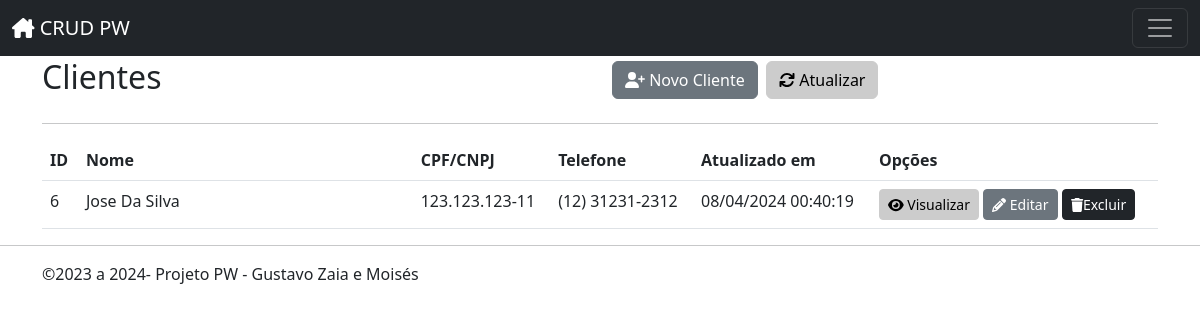
Page /customers/index.php on the committed database.
### tables this page shows
CREATE TABLE `customers` (
  `id` int(11) NOT NULL,
  `name` varchar(255) NOT NULL,
  `cpf_cnpj` varchar(14) NOT NULL,
  `birthdate` datetime NOT NULL,
  `address` varchar(255) NOT NULL,
  `hood` varchar(100) NOT NULL,
  `zip_code` varchar(8) NOT NULL,
  `city` varchar(100) NOT NULL,
  `state` varchar(2) NOT NULL,
  `phone` varchar(14) NOT NULL,
  `mobile` varchar(15) NOT NULL,
  `ie` varchar(15) NOT NULL,
  `created` datetime NOT NULL,
  `modified` datetime NOT NULL
);

### inc/database.php (called while the page is built, shortened)
<?php
function open_database()
{
	$servername = "localhost";
	$username = "root";
	$password = "";
	try {
		$conn = new PDO("mysql:host=$servername;dbname=wda_crud", $username, $password);
		$conn->setAttribute(PDO::ATTR_ERRMODE, PDO::ERRMODE_EXCEPTION);
		return $conn;
	} catch (Exception $e) {
		echo $e->getMessage();
		return null;
	}
}
function find($table = null, $id = null)
{
	try {
		$database = open_database();
		$found = null;
		if ($id) {
			$stmt = $database->prepare("SELECT * FROM " . $table . " WHERE id = ?");
			$stmt->bindParam(1, $id);
			$stmt->execute();
			if($stmt->rowCount() > 0) {
				$found = $stmt->fetch(PDO::FETCH_ASSOC);
			}
		} else {
			$stmt = $database->prepare("SELECT * FROM " . $table);
			$stmt->execute();
			if ($stmt->rowCount() > 0) {
				$found = $stmt->fetchAll(PDO::FETCH_ASSOC);
			}
		}
	} catch (Exception $e) {
		$_SESSION['message'] = $e->GetMessage();
		$_SESSION['type'] = 'danger';
	}
	return $found;
}
function find_all($table)
{
	return find($table);
}
function formatadata($date, $formato)
{
	$dt = new Datetime($date, new DatetimeZone("America/Sao_Paulo"));
	return $dt->format($formato);
}

### customers/functions.php (called while the page is built, shortened)
<?php
    function index() {
        $customers = find_all("customers");
    }
?>

### customers/index.php (the view, shortened to what this page needs)
<?php
include('functions.php');
index();
?>
<header class="mt-2">
    <div class="row">
        <div class="col-sm-6">
            <h2>Clientes</h2>
        </div>
        <div class="col-sm-6 text-right h2">
            <a class="btn btn-secondary" href="add.php"><i class="fa-solid fa-user-plus"></i> Novo Cliente</a>
            <a class="btn btn-light" href="index.php"><i class="fa-solid fa-refresh"></i> Atualizar</a>
        </div>
    </div>
</header>
<hr>
<table class="table table-hover">
    <thead>
        <tr>
            <th>ID</th>
            <th width="30%">Nome</th>
            <th>CPF/CNPJ</th>
            <th>Telefone</th>
            <th>Atualizado em</th>
            <th>Opções</th>
        </tr>
    </thead>
    <tbody>
        <?php if ($customers) : ?>
            <?php foreach ($customers as $customer) :
                ?>
                <tr>
                    <td><?php echo $customer['id']; ?></td>
                    <td><?php echo $customer['name']; ?></td>
                    <td><?php echo $customer['cpf_cnpj']; ?></td>
                    <td><?php echo $customer['mobile']; ?></td>
                    <td><?php echo formatadata($customer['modified'], "d/m/Y H:i:s"); ?></td>
                    <td class="actions text-start">
                        <a href="view.php?id=<?php echo $customer['id']; ?>" class="btn btn-sm btn-light"><i class="fa fa-eye"></i> Visualizar</a>
                        <a href="edit.php?id=<?php echo $customer['id']; ?>" class="btn btn-sm btn-secondary"><i class="fa fa-pencil"></i> Editar</a>
                        <button type="button" class="btn btn-sm btn-dark" data-bs-toggle="modal"
                        data-bs-custumer="<?php echo $customer['id'];?>" data-bs-target="#exampleModal">
                             <i class="fa fa-trash"></i>Excluir
                        </button>
                    </td>
                </tr>
            <?php endforeach; ?>
        <?php else : ?>
            <tr>
                <td colspan="6">Nenhum registro encontrado.</td>
            </tr>
        <?php endif; ?>
    </tbody>
</table>

### inc/header.php (style rules this page uses)
body { padding-top: 50px; padding-bottom: 20px; }
.btn-light { background-color: #cccccc; border-color: #cccccc; }
header, #actions { margin-top: 10px; }

### rows in the picture
customers: id "6", name "Jose Da Silva", cpf_cnpj "123.123.123-11", mobile "(12) 31231-2312", modified "08/04/2024 00:40:19"

### other values in the picture
$hoje->format("Y") "2024"
